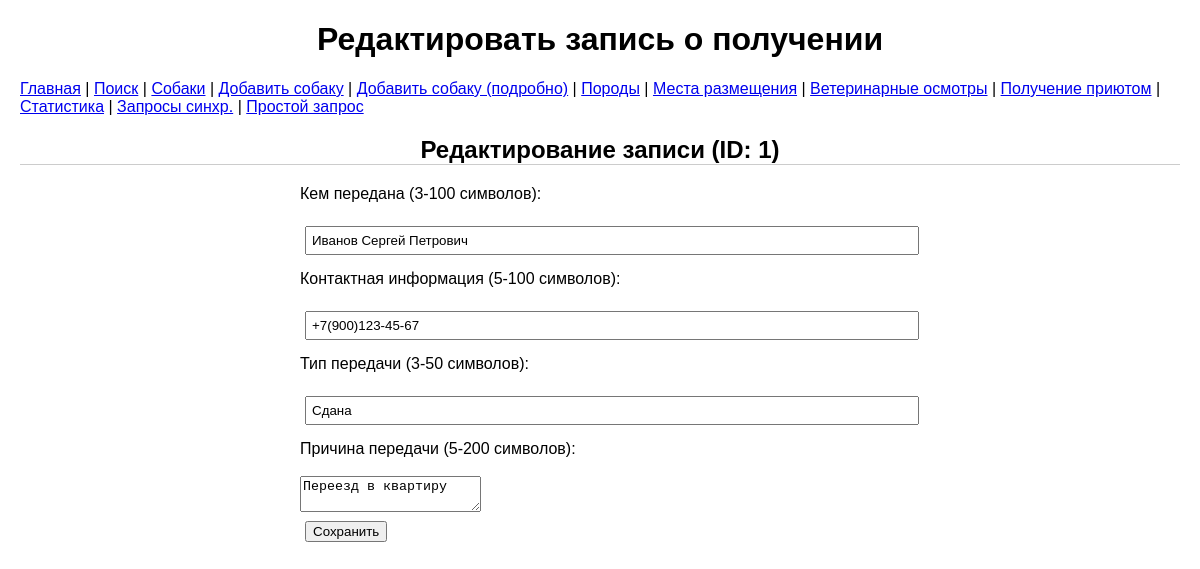
The app's page /edit_getting/1 with its own data.
### tables this page shows
CREATE TABLE "getting" (
	"id"	INTEGER,
	"getting_by"	VARCHAR(100),
	"contact_info"	VARCHAR(100),
	"getting_type"	VARCHAR(50),
	"reason"	VARCHAR(100),
	PRIMARY KEY("id" AUTOINCREMENT)
);

### flask_app.py (the view, shortened to what this page needs)
@app.route('/edit_getting/<int:id>', methods=['GET', 'POST'])
def edit_getting(id):
    errors = []
    with get_db_connection() as conn:
        cursor = conn.cursor()
        dogs = cursor.execute("SELECT id, name FROM dogs ORDER BY name").fetchall()
    with get_db_connection() as conn:
        cursor = conn.cursor()
        getting = cursor.execute("""
            SELECT id, getting_by, contact_info, getting_type, reason
            FROM getting
            WHERE id = ?
        """, (id,)).fetchone()
        if not getting:
            errors.append("Запись не найдена")
    return render_template('edit_getting.html', getting=getting, dogs=dogs, errors=errors)

### flask_app.py (called while the page is built)
def get_db_connection():
    conn = sqlite3.connect(DB_PATH, timeout=10)
    conn.row_factory = sqlite3.Row
    return conn

### templates/edit_getting.html (shortened to what this page needs)
<!DOCTYPE html>
<html lang="ru">
<head>
    <link rel="stylesheet" href="{{ url_for('static', filename='style.css') }}">
</head>
<body>
    <h1>Редактировать запись о получении</h1>
       <nav>
        <a href="/">Главная</a> |
        <a href="/search">Поиск</a> |
        <a href="/view">Собаки</a> |
        <a href="/add">Добавить собаку</a> |
        <a href="/add_detailed">Добавить собаку (подробно)</a> |
        <a href="/breeds">Породы</a> |
        <a href="/locations">Места размещения</a> |
        <a href="/vet_examinations">Ветеринарные осмотры</a> |
        <a href="/getting">Получение приютом</a> |
        <a href="/stats">Статистика</a> |
        <a href="/sync_queries">Запросы синхр.</a> |
        <a href="/simple_query">Простой запрос</a>
    </nav>
    <h2>Редактирование записи (ID: {{ getting['id'] }})</h2>
    <form method="POST">
        <label for="getting_by">Кем передана (3-100 символов):</label><br>
        <input type="text" name="getting_by" id="getting_by" value="{{ getting['getting_by'] }}" required><br>
        <label for="contact_info">Контактная информация (5-100 символов):</label><br>
        <input type="text" name="contact_info" id="contact_info" value="{{ getting['contact_info'] }}" required><br>
        <label for="getting_type">Тип передачи (3-50 символов):</label><br>
        <input type="text" name="getting_type" id="getting_type" value="{{ getting['getting_type'] }}" required><br>
        <label for="reason">Причина передачи (5-200 символов):</label><br>
        <textarea name="reason" id="reason" required>{{ getting['reason'] }}</textarea><br>
        <button type="submit">Сохранить</button>
    </form>
</body>
</html>

### static/style.css (style rules this page uses)
body { font-family: Arial, sans-serif; margin: 20px; }
nav { margin-bottom: 20px; }
form { margin-bottom: 20px; }
input, button { margin: 5px; }
form { max-width: 600px; margin: 20px auto; }
label { display: block; margin-top: 10px; }
input, select { width: 100%; padding: 5px; margin-top: 5px; }
h2 { margin-top: 20px; text-align: center; border-bottom: 1px solid #ccc; }
h1 { text-align: center; }

### records on screen
getting: id "1", getting_by "Иванов Сергей Петрович", contact_info "+7(900)123-45-67", getting_type "Сдана", reason "Переезд в квартиру"
